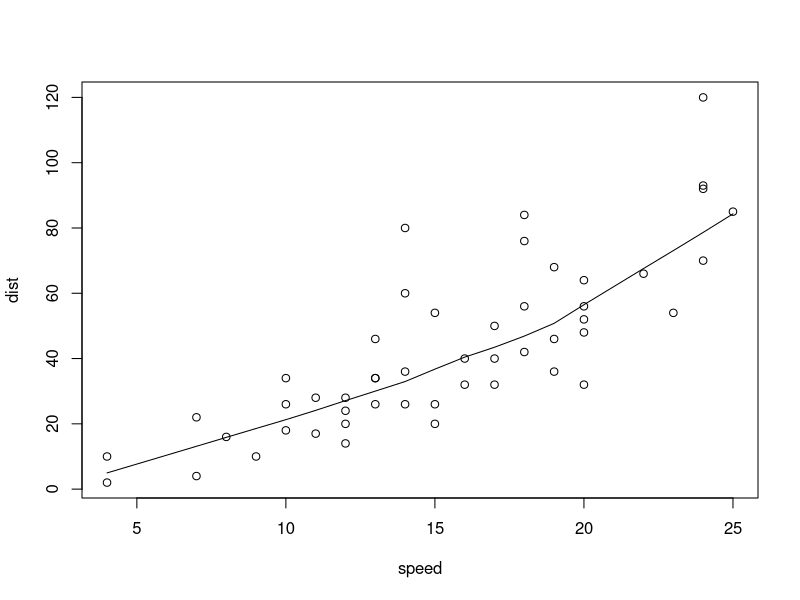
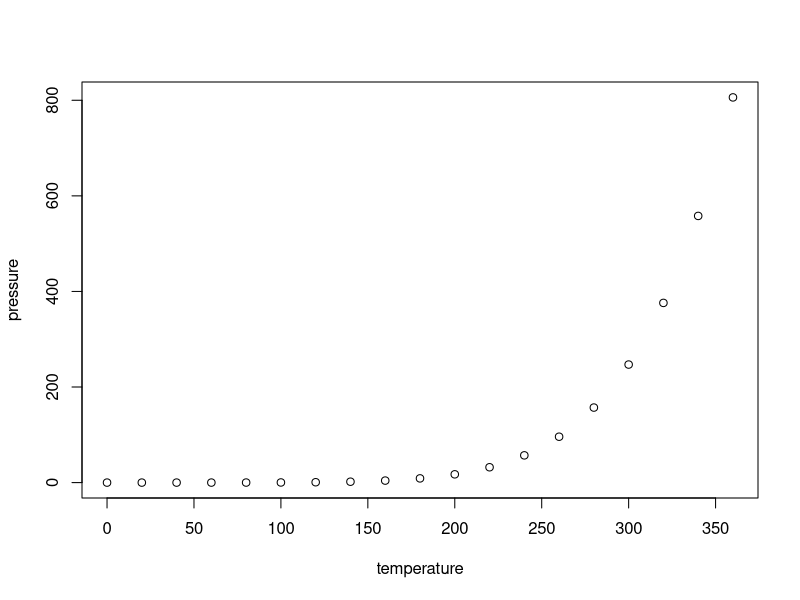

Reproduce these figures in R, in order.
## ---- chunk 1
knitr::opts_chunk$set(echo = TRUE)
## ---- chunk 2

require(stats)
plot(cars)
lines(lowess(cars))
## ---- chunk 3
summary(cars)
## ---- chunk 4
plot(pressure)
